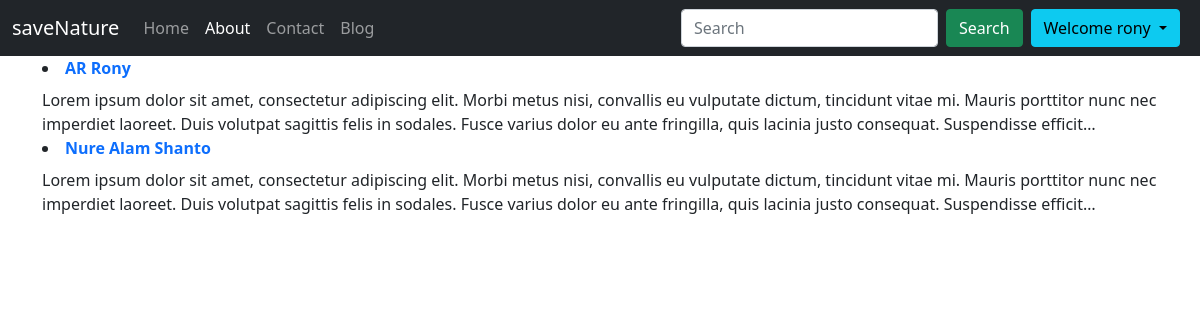
The page /about/ (signed in) on the database its author committed.
### home/models.py (models this page shows)
class Author(models.Model):
    name=models.CharField(max_length=100)
    desc=models.TextField()

### home/views.py (the view)
# urls.py: path("about/",views.about,name='about'),
def about(request):
    allauthors=Author.objects.all()
    params={'allauthors':allauthors}
    return render(request,'home/about.html',params)

### templates/home/about.html (shortened to what this page needs)
{%extends 'base.html'%}
{%block aboutactive%}active{% endblock aboutactive%}
{% block body %}
{% for author in allauthors %}
<div class="container">
    <li><strong class="d-inline-block mb-2 text-primary">{{author.name}}</strong></li>
    <p class="card-text mb-auto">{{author.desc| truncatechars:300}}</p>
</div>
{%endfor%}
{% endblock %}

### templates/base.html (shortened to what this page needs)
<!doctype html>
<html lang="en">
<head>
  <link href="https://cdn.jsdelivr.net/npm/bootstrap@5.0.1/dist/css/bootstrap.min.css" rel="stylesheet"
>
</head>
<body>
  <nav class="navbar navbar-expand-lg navbar-dark bg-dark">
    <div class="container-fluid">
      <a class="navbar-brand" href="#">saveNature</a>
      <div class="collapse navbar-collapse" id="navbarSupportedContent">
        <ul class="navbar-nav me-auto mb-2 mb-lg-0">
          <li class="nav-item">
            <a class="nav-link {%block homeactive%}{% endblock homeactive %}" aria-current="page" href="/">Home</a>
          </li>
          <li class="nav-item">
            <a class="nav-link {%block aboutactive%}{% endblock aboutactive%}" href="/about">About</a>
          </li>
          <li class="nav-item">
            <a class="nav-link {%block contactactive%}{% endblock contactactive%}" href="/contact">Contact</a>
          </li>
          <li class="nav-item">
            <a class="nav-link {%block blogactive%}{% endblock blogactive%}" href="/blog">Blog</a>
          </li>
        </ul>
        <form method="GET" action="/search" class="d-flex">
          <input class="form-control me-2" type="search" placeholder="Search" aria-label="Search" name="query"
            id="query">
          <button class="btn btn-success" type="submit">Search</button>
        </form>
        {% if user.is_authenticated %}
        <div class="dropdown">
          <button class="btn btn-info dropdown-toggle mx-2" type="button" id="dropdownMenuButton1" data-bs-toggle="dropdown" aria-expanded="false">
            Welcome {{request.user}}
          </button>
        </div>
      {% endif %}
    </div>
  </nav>
  {% block body %} {% endblock body %}
</body>
</html>

### rows shown on the page
Author: name "AR Rony", desc "Lorem ipsum dolor sit amet, consectetur adipiscing elit. Morbi metus nisi, convallis eu vulputate dictum, tincidunt vitae mi. Mauris porttitor nunc nec imperdiet laoreet. Duis volutpat sagittis felis in sodales. Fusce varius dolor eu ante fringilla, quis lacinia justo consequat. Suspendisse efficit…"
Author: name "Nure Alam Shanto", desc "Lorem ipsum dolor sit amet, consectetur adipiscing elit. Morbi metus nisi, convallis eu vulputate dictum, tincidunt vitae mi. Mauris porttitor nunc nec imperdiet laoreet. Duis volutpat sagittis felis in sodales. Fusce varius dolor eu ante fringilla, quis lacinia justo consequat. Suspendisse efficit…"

### other values the page prints
{{ request.user }} "rony"
